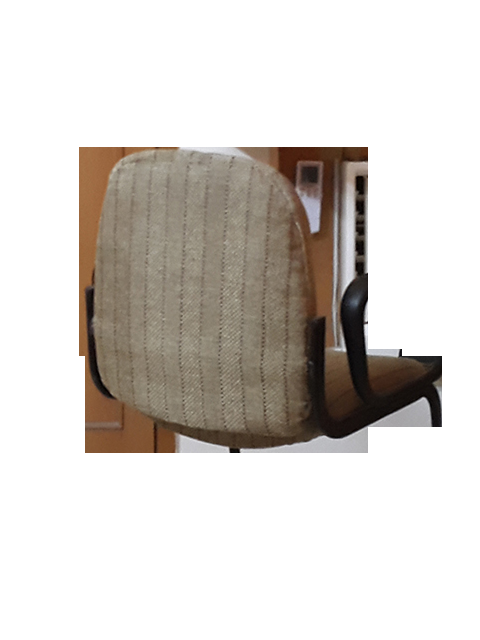
//> input picture OpenCV/ObjectDetectionAndTagging/ObjectDetectionAndTagging/Images/chair01.png, 480 x 640 px
$ ./SURF_Video   (built with g++ and OpenCV 4)
//> lines starting //> are read from the running program, lines starting //| are printed output that depends on the picture
#include <stdio.h>
#include <iostream>
#include <opencv2/core/core.hpp>
#include <opencv2/features2d/features2d.hpp>
#include <opencv2/highgui/highgui.hpp>
#include <opencv2/imgproc/imgproc.hpp>
#include <opencv2/calib3d/calib3d.hpp>
#include <opencv2/xfeatures2d/nonfree.hpp>
#include <opencv2/xfeatures2d.hpp>

using namespace std;
using namespace cv;
using namespace cv::xfeatures2d;
//using namespace xfeatures2d;
void readme();

class ImageFeatures {
	int minHessian = 400;
public:
	Mat image;
	Mat mDescriptors;
	vector<KeyPoint> mKeypoints;
	ImageFeatures() {
	}
	ImageFeatures(Mat image) {
		this->image = image;
		// 1: Detect Keypoints using SURF Detector
		Ptr<SURF> detector = SURF::create(minHessian);
		detector->detect(image, mKeypoints);
		// 2: Calculate descriptor (feature vectors)
		detector->compute(image, mKeypoints, mDescriptors);
	}
};

// [69 lines left out: function surfedImage, not called in this run]
int main(int argc, char** argv)
{
	int i,j;
	String basePath2 = "C:/Users/antar/Documents/GitHub/GLAT/OpenCV/ObjectDetectionAndTagging/ObjectDetectionAndTagging/Images/";
	Mat img_object = imread(basePath2 + "chair01.png");
//> img_object is the input picture: 640 rows x 480 cols, CV_8UC3; mean B, G, R 205.5, 210.1, 214.6
	resize(img_object, img_object, Size(480, 640));
	Mat img_scene;
	Mat img_object_gray, img_scene_gray;
	Mat bgr[3];
	if (!img_object.data){
		cout << " --(!) Error reading images " << endl; return -1;
	}

	// Generate Image features for object to detect
	ImageFeatures object[4];
	// Adding BGR Features
	split(img_object, bgr);
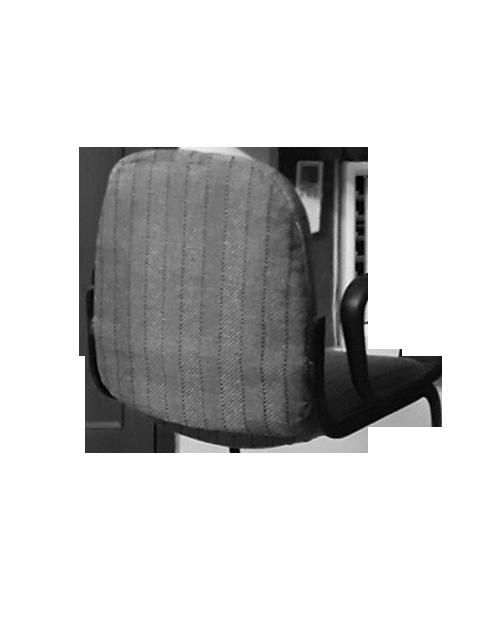
//> bgr[0]: 640 rows x 480 cols, CV_8UC1; min 0, max 255, mean 205.5
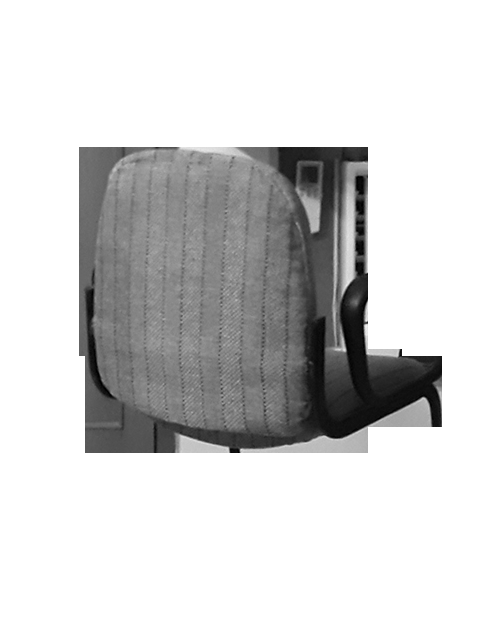
//> bgr[1]: 640 rows x 480 cols, CV_8UC1; min 0, max 255, mean 210.1
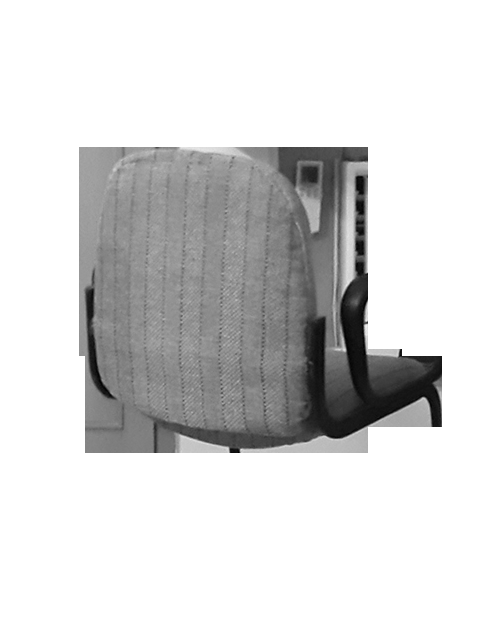
//> bgr[2]: 640 rows x 480 cols, CV_8UC1; min 0, max 255, mean 214.6
	for (i = 0; i < 3; i++) {
//> (the run ends here: the program stops with an error, at `Ptr<SURF> detector = SURF::create(minHessian);`)
